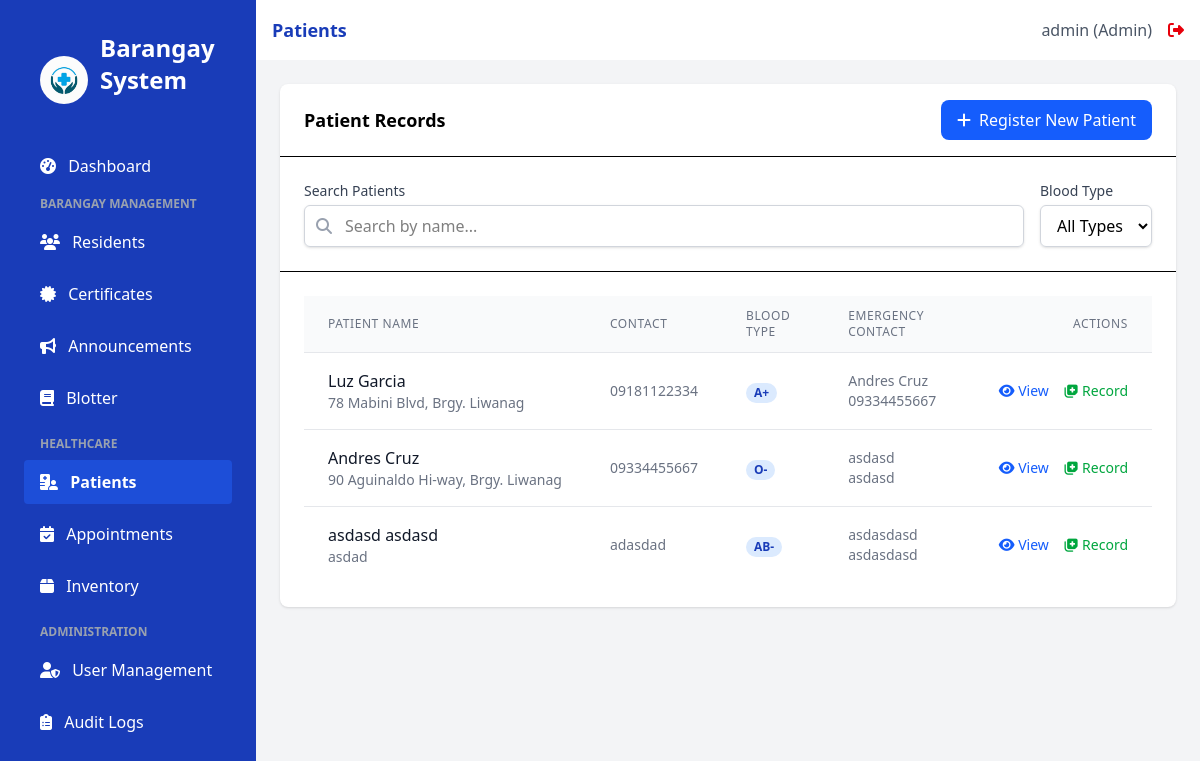
Page /patients (signed in) on the committed database.
### app.py (models this page shows, shortened)
class User(UserMixin, db.Model):
    id = db.Column(db.Integer, primary_key=True)
    username = db.Column(db.String(100), unique=True, nullable=False)
    email = db.Column(db.String(100), unique=True, nullable=False)
    password_hash = db.Column(db.String(200), nullable=False)
    role = db.Column(db.String(20), nullable=False, default='staff')  # admin, doctor, nurse, staff
    created_at = db.Column(db.DateTime, default=datetime.utcnow)
    issued_certificates = db.relationship('Certificate', backref='issuer', lazy=True)

class Patient(db.Model):
    id = db.Column(db.Integer, primary_key=True)
    resident_id = db.Column(db.Integer, db.ForeignKey('resident.id'), nullable=False)
    medical_history = db.Column(db.Text)
    blood_type = db.Column(db.String(10))
    allergies = db.Column(db.Text)
    emergency_contact = db.Column(db.String(100))
    emergency_number = db.Column(db.String(20))
    created_at = db.Column(db.DateTime, default=datetime.utcnow)
    updated_at = db.Column(db.DateTime, default=datetime.utcnow, onupdate=datetime.utcnow)
    resident = db.relationship('Resident', backref='patient_profile')

class Resident(db.Model):
    id = db.Column(db.Integer, primary_key=True)
    first_name = db.Column(db.String(100), nullable=False)
    last_name = db.Column(db.String(100), nullable=False)
    address = db.Column(db.String(200), nullable=False)
    contact_number = db.Column(db.String(20))
    birth_date = db.Column(db.Date)
    created_at = db.Column(db.DateTime, default=datetime.utcnow)
    is_patient = db.Column(db.Boolean, default=False)

### app.py (the view)
@app.route('/patients')
@login_required
@role_required(['admin', 'doctor', 'nurse'])
def patients():
    patients_list = Patient.query.join(Resident).all()
    return render_template('patients.html', title='Patients', patients=patients_list)

### app.py (called while the page is built)
@login_manager.user_loader
def load_user(user_id):
    return User.query.get(int(user_id))

def role_required(roles):
    def decorator(f):
        @wraps(f)
        def decorated_function(*args, **kwargs):
            if not current_user.is_authenticated or current_user.role not in roles:
                flash('You do not have permission to access this page.', 'danger')
                return redirect(url_for('login'))
            return f(*args, **kwargs)
        return decorated_function
    return decorator

### templates/patients.html (shortened to what this page needs)
{% extends 'base.html' %}
{% block content %}
<div x-data="patientSystem()" class="bg-white rounded-lg shadow">
    <div class="border-b px-6 py-4 flex items-center justify-between">
        <h2 class="font-semibold text-lg">Patient Records</h2>
        <a href="{{ url_for('add_patient') }}" class="bg-blue-600 hover:bg-blue-700 text-white px-4 py-2 rounded-lg flex items-center">
            <i class="fas fa-plus mr-2"></i> Register New Patient
        </a>
    </div>
    <div class="p-6 border-b">
        <div class="flex flex-col md:flex-row gap-4">
            <div class="flex-1">
                <label for="search" class="block text-sm font-medium text-gray-700 mb-1">Search Patients</label>
                <div class="relative">
                    <div class="absolute inset-y-0 left-0 pl-3 flex items-center pointer-events-none">
                        <i class="fas fa-search text-gray-400"></i>
                    </div>
                    <input type="text" id="search" x-model="searchQuery" class="block w-full pl-10 pr-3 py-2 border border-gray-300 rounded-md shadow-sm focus:outline-none focus:ring-blue-500 focus:border-blue-500" placeholder="Search by name...">
                </div>
            </div>
            <div>
                <label for="bloodType" class="block text-sm font-medium text-gray-700 mb-1">Blood Type</label>
                <select id="bloodType" x-model="bloodTypeFilter" class="block w-full px-3 py-2 border border-gray-300 rounded-md shadow-sm focus:outline-none focus:ring-blue-500 focus:border-blue-500">
                    <option value="">All Types</option>
                </select>
            </div>
        </div>
    </div>
    <div class="p-6 overflow-x-auto">
        <table class="min-w-full divide-y divide-gray-200">
            <thead class="bg-gray-50">
                <tr>
                    <th scope="col" class="px-6 py-3 text-left text-xs font-medium text-gray-500 uppercase tracking-wider">Patient Name</th>
                    <th scope="col" class="px-6 py-3 text-left text-xs font-medium text-gray-500 uppercase tracking-wider">Contact</th>
                    <th scope="col" class="px-6 py-3 text-left text-xs font-medium text-gray-500 uppercase tracking-wider">Blood Type</th>
                    <th scope="col" class="px-6 py-3 text-left text-xs font-medium text-gray-500 uppercase tracking-wider">Emergency Contact</th>
                    <th scope="col" class="px-6 py-3 text-right text-xs font-medium text-gray-500 uppercase tracking-wider">Actions</th>
                </tr>
            </thead>
            <tbody class="bg-white divide-y divide-gray-200">
                {% if patients %}
                    {% for patient in patients %}
                    <tr x-show="matchesSearch('{{ patient.resident.first_name }} {{ patient.resident.last_name }}')">
                        <td class="px-6 py-4 whitespace-nowrap">
                            <div class="font-medium text-gray-900">{{ patient.resident.first_name }} {{ patient.resident.last_name }}</div>
                            <div class="text-sm text-gray-500">{{ patient.resident.address }}</div>
                        </td>
                        <td class="px-6 py-4 whitespace-nowrap text-sm text-gray-500">
                            {{ patient.resident.contact_number }}
                        </td>
                        <td class="px-6 py-4 whitespace-nowrap">
                            <span class="px-2 inline-flex text-xs leading-5 font-semibold rounded-full bg-blue-100 text-blue-800">
                                {{ patient.blood_type or 'Not specified' }}
                            </span>
                        </td>
                        <td class="px-6 py-4 whitespace-nowrap text-sm text-gray-500">
                            {{ patient.emergency_contact or 'Not specified' }}
                            {% if patient.emergency_number %}
                            <div>{{ patient.emergency_number }}</div>
                            {% endif %}
                        </td>
                        <td class="px-6 py-4 whitespace-nowrap text-right text-sm font-medium">
                            <a href="{{ url_for('patient_details', id=patient.id) }}" class="text-blue-600 hover:text-blue-900 mr-3">
                                <i class="fas fa-eye"></i> View
                            </a>
                            <a href="{{ url_for('add_medical_record', patient_id=patient.id) }}" class="text-green-600 hover:text-green-900">
                                <i class="fas fa-notes-medical"></i> Record
                            </a>
                        </td>
                    </tr>
                    {% endfor %}
                {% else %}
                    <tr>
                        <td colspan="5" class="px-6 py-4 text-center text-sm text-gray-500">
                            No patients registered. <a href="{{ url_for('add_patient') }}" class="text-blue-600 hover:underline">Register a new patient</a>.
                        </td>
                    </tr>
                {% endif %}
            </tbody>
        </table>
    </div>
</div>
{% endblock %}

### templates/base.html (shortened to what this page needs)
<!DOCTYPE html>
<html lang="en">
<head>
    <script src="https://cdn.jsdelivr.net/npm/@tailwindcss/browser@4"></script>
    <link rel="stylesheet" href="https://cdnjs.cloudflare.com/ajax/libs/font-awesome/6.4.0/css/all.min.css">
</head>
<body class="bg-gray-50 flex h-screen">
    <div class="bg-blue-800 text-white w-64 py-4 flex-shrink-0 hidden md:block">
        <div class="px-6">
            <div class="p-4 flex items-center">
                <img src="{{ url_for('static', filename='images/logo.jpg') }}" alt="Barangay Logo" class="h-12 w-12 mr-3 rounded-full">
                <h1 class="text-2xl font-bold mb-8">Barangay System</h1>
            </div>
            <nav>
                <a href="{{ url_for('index') }}" class="sidebar-link block py-2.5 px-4 rounded transition duration-200 {% if request.path == url_for('index') %}sidebar-active{% else %}hover:bg-blue-700{% endif %} mb-2">
                    <i class="fas fa-tachometer-alt mr-2"></i> Dashboard
                </a>
                {% if current_user.role != 'doctor' and current_user.role != 'nurse' %}
                <div class="mb-4">
                    <p class="text-xs uppercase text-gray-400 font-semibold mb-2 pl-4">Barangay Management</p>
                    <a href="{{ url_for('residents') }}" class="sidebar-link block py-2.5 px-4 rounded transition duration-200 {% if request.path == url_for('residents') %}sidebar-active{% else %}hover:bg-blue-700{% endif %} mb-2">
                        <i class="fas fa-users mr-2"></i> Residents
                    </a>
                    <a href="{{ url_for('certificates') }}" class="sidebar-link block py-2.5 px-4 rounded transition duration-200 {% if request.path == url_for('certificates') %}sidebar-active{% else %}hover:bg-blue-700{% endif %} mb-2">
                        <i class="fas fa-certificate mr-2"></i> Certificates
                    </a>
                    <a href="{{ url_for('announcements') }}" class="sidebar-link block py-2.5 px-4 rounded transition duration-200 {% if request.path == url_for('announcements') %}sidebar-active{% else %}hover:bg-blue-700{% endif %} mb-2">
                        <i class="fas fa-bullhorn mr-2"></i> Announcements
                    </a>
                    <a href="{{ url_for('blotter') }}" class="sidebar-link block py-2.5 px-4 rounded transition duration-200 {% if request.path.startswith('/blotter') %}sidebar-active{% else %}hover:bg-blue-700{% endif %} mb-2">
                        <i class="fas fa-book mr-2"></i> Blotter
                    </a>
                </div>
                {% endif %}
                {% if current_user.role != 'staff' %}
                <div class="mb-4">
                    <p class="text-xs uppercase text-gray-400 font-semibold mb-2 pl-4">Healthcare</p>
                    <a href="{{ url_for('patients') }}" class="sidebar-link block py-2.5 px-4 rounded transition duration-200 {% if request.path == url_for('patients') %}sidebar-active{% else %}hover:bg-blue-700{% endif %} mb-2">
                        <i class="fas fa-hospital-user mr-2"></i> Patients
                    </a>
                    <a href="{{ url_for('appointments') }}" class="sidebar-link block py-2.5 px-4 rounded transition duration-200 {% if request.path == url_for('appointments') %}sidebar-active{% else %}hover:bg-blue-700{% endif %} mb-2">
                        <i class="fas fa-calendar-check mr-2"></i> Appointments
                    </a>
                    <a href="{{ url_for('inventory') }}" class="sidebar-link block py-2.5 px-4 rounded transition duration-200 {% if request.path == url_for('inventory') %}sidebar-active{% else %}hover:bg-blue-700{% endif %} mb-2">
                        <i class="fas fa-box mr-2"></i> Inventory
                    </a>
                </div>
                {% endif %}
                {% if current_user.is_authenticated and current_user.role == 'admin' %}
                <div class="mb-4">
                    <p class="text-xs uppercase text-gray-400 font-semibold mb-2 pl-4">Administration</p>
                    <a href="{{ url_for('users') }}" class="sidebar-link block py-2.5 px-4 rounded transition duration-200 {% if request.path == url_for('users') %}sidebar-active{% else %}hover:bg-blue-700{% endif %} mb-2">
                        <i class="fas fa-user-shield mr-2"></i> User Management
                    </a>
                    <a href="{{ url_for('audit_logs') }}" class="sidebar-link block py-2.5 px-4 rounded transition duration-200 {% if request.path == url_for('audit_logs') %}sidebar-active{% else %}hover:bg-blue-700{% endif %} mb-2">
                        <i class="fas fa-clipboard-list mr-2"></i> Audit Logs
                    </a>
                </div>
                {% endif %}
            </nav>
        </div>
    </div>
    <div class="flex-1 flex flex-col overflow-hidden">
        <header class="bg-white shadow-sm py-4 px-4">
            <div class="flex items-center justify-between">
                <div class="text-lg font-semibold text-blue-800">{{ title }}</div>
                {% if current_user.is_authenticated %}
                <div class="flex items-center">
                    <span class="text-gray-600 mr-4">{{ current_user.username }} ({{ current_user.role|capitalize }})</span>
                    <a href="{{ url_for('logout') }}" class="text-red-600 hover:text-red-800">
                        <i class="fas fa-sign-out-alt"></i>
                    </a>
                </div>
                {% endif %}
            </div>
        </header>
        <main class="flex-1 overflow-x-hidden overflow-y-auto bg-gray-100 p-6">
            {% block content %}{% endblock %}
        </main>
    </div>
</body>
</html>

### templates/base.html (style rules this page uses)
.sidebar-active { background-color: #1D4ED8; color: white; font-weight: 600; }

### rows in the picture
User: username "admin", role "Admin"
Patient: resident.first_name "Luz", resident.last_name "Garcia", resident.address "78 Mabini Blvd, Brgy. Liwanag", resident.contact_number "09181122334", blood_type "A+", emergency_contact "Andres Cruz", emergency_number "09334455667"
Patient: resident.first_name "Andres", resident.last_name "Cruz", resident.address "90 Aguinaldo Hi-way, Brgy. Liwanag", resident.contact_number "09334455667", blood_type "O-", emergency_contact "asdasd", emergency_number "asdasd"
Patient: resident.first_name "asdasd", resident.last_name "asdasd", resident.address "asdad", resident.contact_number "adasdad", blood_type "AB-", emergency_contact "asdasdasd", emergency_number "asdasdasd"

### other values in the picture
{{ title }} "Patients"
